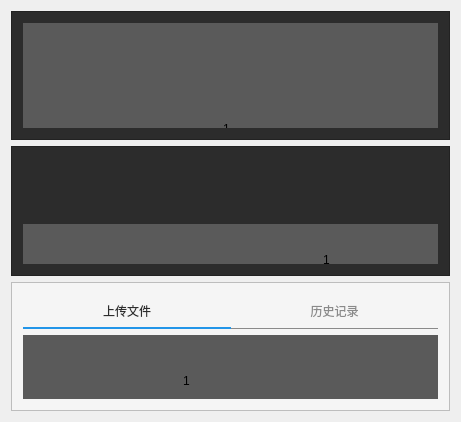
<?xml version="1.0" encoding="UTF-8"?>
<ui version="4.0">
 <class>Widget</class>
 <widget class="QWidget" name="Widget">
  <property name="geometry">
   <rect>
    <x>0</x>
    <y>0</y>
    <width>461</width>
    <height>422</height>
   </rect>
  </property>
  <property name="windowTitle">
   <string>叶海-QQ：419087137</string>
  </property>
  <property name="styleSheet">
   <string notr="true">.QFrame{
background-color: rgb(44, 44, 44);
}
.QStackedWidget{
background-color: rgb(90, 90, 90);
}
QWidget#NavToolBtnWidget QFrame,
QWidget#widget_nav QFrame{
background:red;
}
QWidget#NavToolBtnWidget QToolButton,
QWidget#widget_nav QToolButton{
border:0px;
padding-top:10px;
padding-bottom:10px;
padding-left:20px;
padding-right:20px;
background-color: rgb(0, 170, 255);
color: rgb(255, 255, 255);
}
QWidget#NavToolBtnWidget QToolButton:hover,
QWidget#widget_nav QToolButton:hover{
background-color: rgb(0, 170, 255,150);
}
QWidget#NavToolBtnWidget QToolButton:checked,
QWidget#widget_nav QToolButton:checked{
background-color: rgb(0, 133, 199);
}</string>
  </property>
  <layout class="QVBoxLayout" name="verticalLayout_5">
   <item>
    <widget class="QFrame" name="frame">
     <property name="frameShape">
      <enum>QFrame::StyledPanel</enum>
     </property>
     <property name="frameShadow">
      <enum>QFrame::Raised</enum>
     </property>
     <layout class="QVBoxLayout" name="verticalLayout_2">
      <item>
       <layout class="QHBoxLayout" name="horizontalLayout">
        <item>
         <layout class="QVBoxLayout" name="verticalLayout"/>
        </item>
        <item>
         <widget class="QStackedWidget" name="stackedWidget">
          <property name="currentIndex">
           <number>0</number>
          </property>
          <widget class="QWidget" name="page">
           <widget class="QLabel" name="label">
            <property name="geometry">
             <rect>
              <x>200</x>
              <y>100</y>
              <width>54</width>
              <height>12</height>
             </rect>
            </property>
            <property name="text">
             <string>1</string>
            </property>
           </widget>
          </widget>
          <widget class="QWidget" name="page_2">
           <widget class="QLabel" name="label_2">
            <property name="geometry">
             <rect>
              <x>110</x>
              <y>100</y>
              <width>54</width>
              <height>12</height>
             </rect>
            </property>
            <property name="text">
             <string>2</string>
            </property>
           </widget>
          </widget>
         </widget>
        </item>
       </layout>
      </item>
     </layout>
    </widget>
   </item>
   <item>
    <widget class="QFrame" name="frame_2">
     <property name="frameShape">
      <enum>QFrame::StyledPanel</enum>
     </property>
     <property name="frameShadow">
      <enum>QFrame::Raised</enum>
     </property>
     <layout class="QVBoxLayout" name="verticalLayout_3">
      <item>
       <widget class="NavToolBtnWidget" name="widget_nav" native="true">
        <property name="minimumSize">
         <size>
          <width>0</width>
          <height>60</height>
         </size>
        </property>
       </widget>
      </item>
      <item>
       <widget class="QStackedWidget" name="stackedWidget_2">
        <property name="currentIndex">
         <number>1</number>
        </property>
        <widget class="QWidget" name="page_3">
         <widget class="QLabel" name="label_4">
          <property name="geometry">
           <rect>
            <x>280</x>
            <y>60</y>
            <width>54</width>
            <height>12</height>
           </rect>
          </property>
          <property name="text">
           <string>2</string>
          </property>
         </widget>
        </widget>
        <widget class="QWidget" name="page_4">
         <widget class="QLabel" name="label_3">
          <property name="geometry">
           <rect>
            <x>300</x>
            <y>30</y>
            <width>54</width>
            <height>12</height>
           </rect>
          </property>
          <property name="text">
           <string>1</string>
          </property>
         </widget>
        </widget>
       </widget>
      </item>
     </layout>
    </widget>
   </item>
   <item>
    <widget class="QFrame" name="frame_3">
     <property name="styleSheet">
      <string notr="true">.QFrame{
background-color: rgb(245, 245, 245);
}</string>
     </property>
     <property name="frameShape">
      <enum>QFrame::StyledPanel</enum>
     </property>
     <property name="frameShadow">
      <enum>QFrame::Raised</enum>
     </property>
     <layout class="QVBoxLayout" name="verticalLayout_4">
      <item>
       <widget class="QWidget" name="widget_nav_2" native="true">
        <property name="minimumSize">
         <size>
          <width>0</width>
          <height>35</height>
         </size>
        </property>
        <property name="styleSheet">
         <string notr="true">.QWidget{
border-bottom:1px solid rgb(138,138,138);
}
QPushButton{
background-color:none;
border-radius:0px;
border:0px;
color:rgb(138,138,138);
font: 75 10pt &quot;微软雅黑&quot;;
border-bottom:2px solid rgba(138,138,138,0);
}
QPushButton:hover{
color:rgb(100,100,100);

}
QPushButton:checked{
color:rgb(45,45,45);
border-bottom:2px solid rgba(34,149,232,255);
}</string>
        </property>
        <layout class="QHBoxLayout" name="horizontalLayout_2">
         <property name="spacing">
          <number>0</number>
         </property>
         <property name="leftMargin">
          <number>0</number>
         </property>
         <property name="topMargin">
          <number>0</number>
         </property>
         <property name="rightMargin">
          <number>0</number>
         </property>
         <property name="bottomMargin">
          <number>0</number>
         </property>
         <item>
          <widget class="QPushButton" name="pushButton_uploadFile">
           <property name="sizePolicy">
            <sizepolicy hsizetype="Preferred" vsizetype="Preferred">
             <horstretch>0</horstretch>
             <verstretch>0</verstretch>
            </sizepolicy>
           </property>
           <property name="text">
            <string>上传文件</string>
           </property>
           <property name="checkable">
            <bool>true</bool>
           </property>
           <property name="checked">
            <bool>true</bool>
           </property>
          </widget>
         </item>
         <item>
          <widget class="QPushButton" name="pushButton_historicalRecords">
           <property name="sizePolicy">
            <sizepolicy hsizetype="Preferred" vsizetype="Preferred">
             <horstretch>0</horstretch>
             <verstretch>0</verstretch>
            </sizepolicy>
           </property>
           <property name="text">
            <string>历史记录</string>
           </property>
           <property name="checkable">
            <bool>true</bool>
           </property>
           <property name="autoRepeat">
            <bool>false</bool>
           </property>
          </widget>
         </item>
        </layout>
       </widget>
      </item>
      <item>
       <widget class="QStackedWidget" name="stackedWidget_3">
        <property name="currentIndex">
         <number>0</number>
        </property>
        <widget class="QWidget" name="page_5">
         <widget class="QLabel" name="label_5">
          <property name="geometry">
           <rect>
            <x>160</x>
            <y>40</y>
            <width>54</width>
            <height>12</height>
           </rect>
          </property>
          <property name="text">
           <string>1</string>
          </property>
         </widget>
        </widget>
        <widget class="QWidget" name="page_6">
         <widget class="QLabel" name="label_6">
          <property name="geometry">
           <rect>
            <x>190</x>
            <y>30</y>
            <width>54</width>
            <height>12</height>
           </rect>
          </property>
          <property name="text">
           <string>2</string>
          </property>
         </widget>
        </widget>
       </widget>
      </item>
     </layout>
    </widget>
   </item>
  </layout>
 </widget>
 <layoutdefault spacing="6" margin="11"/>
 <customwidgets>
  <customwidget>
   <class>NavToolBtnWidget</class>
   <extends>QWidget</extends>
   <header>NavToolBtnWidget.h</header>
   <container>1</container>
  </customwidget>
 </customwidgets>
 <resources/>
 <connections/>
</ui>
